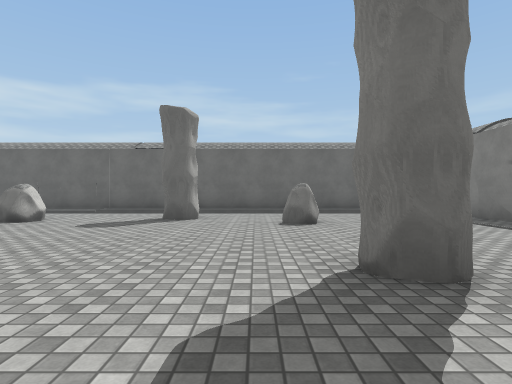
[1] (above)

17 first-person views from a walk through a Unity game level. The camera is 1.3 m above the floor, looks level and sees 80° across. The floor is counted in squares, 2 m on a side. Each view is taken from the middle of a square. On the plan, view 1 faces up. The plan holds only what a view shows up to about 10 squares ahead; the rest is blank. The place goes on beyond the plan. Surface patterns are stand-ins for the level's own textures.

[2]
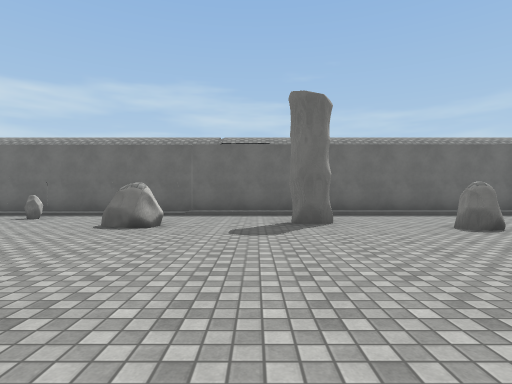

[3]
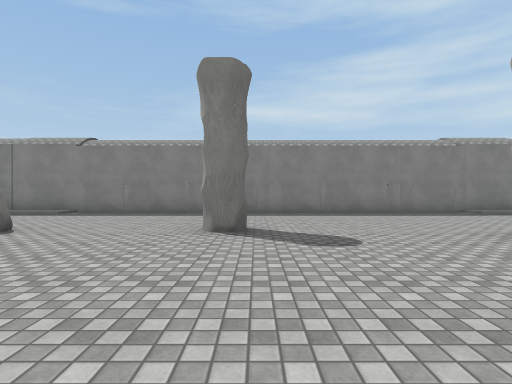

[4]
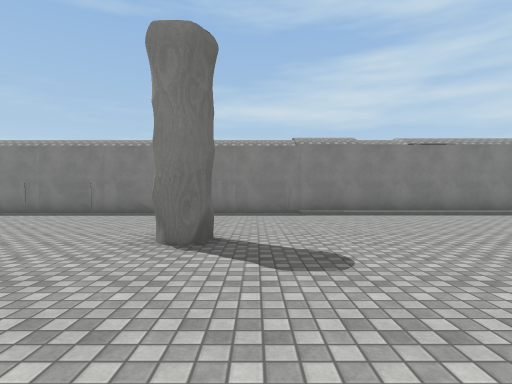

[5]
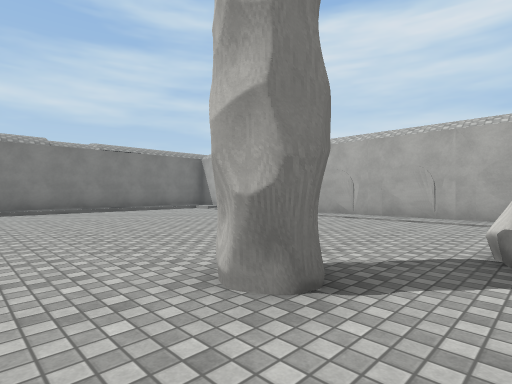

[6]
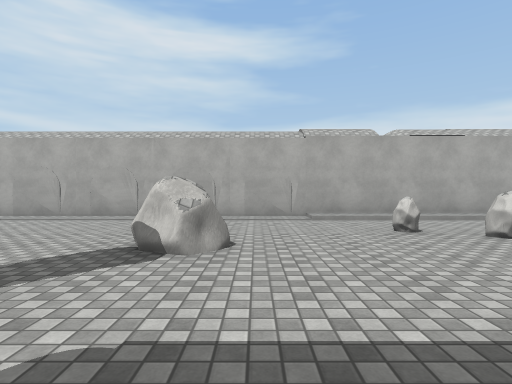

[7]
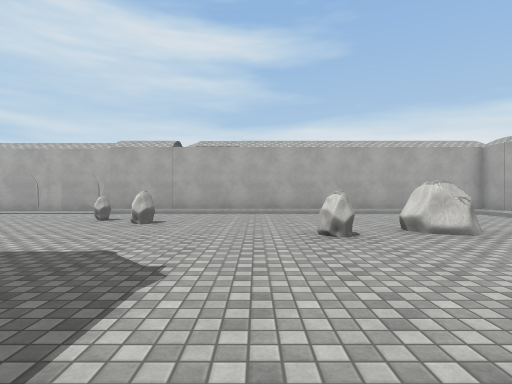

[8]
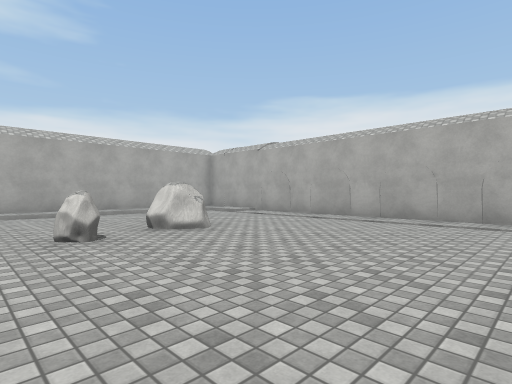

[9]
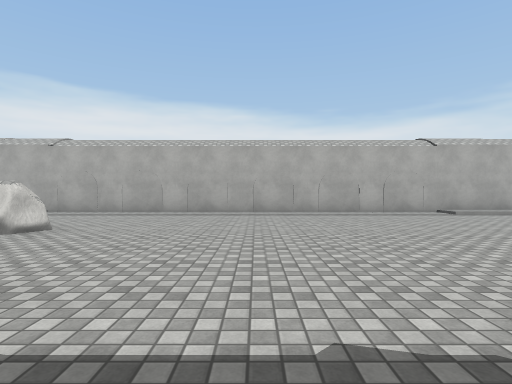

[10]
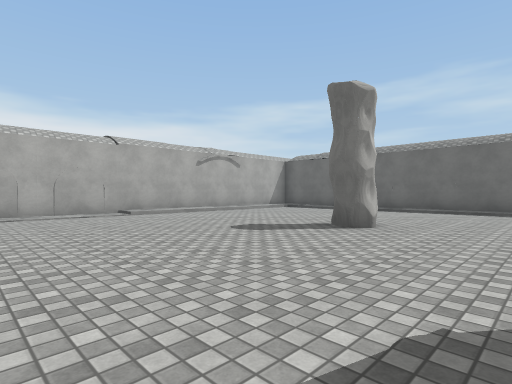

[11]
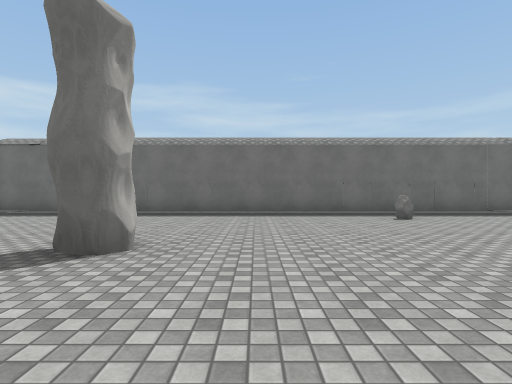

[12]
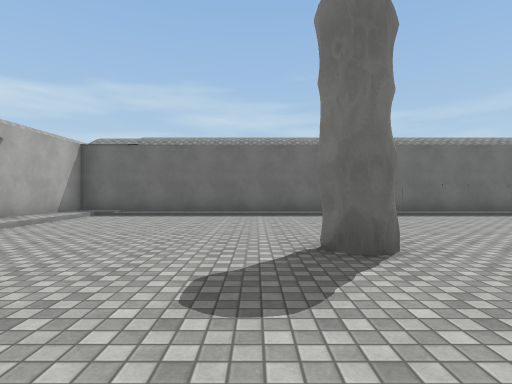

[13]
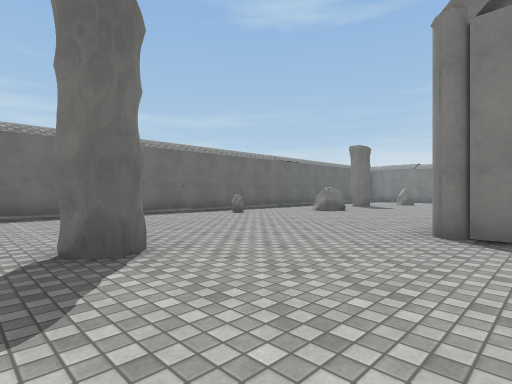

[14]
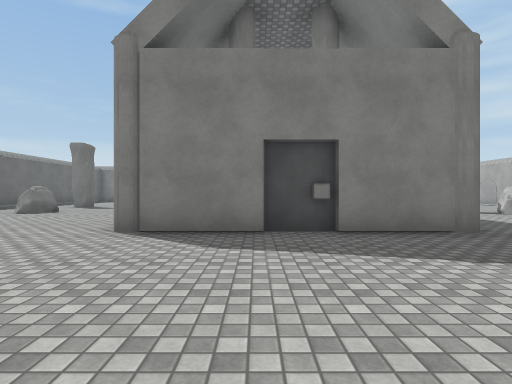

[15]
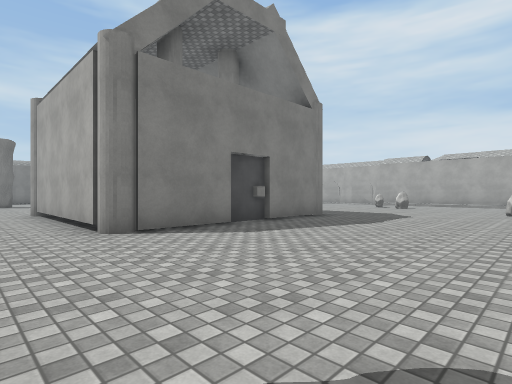

[16]
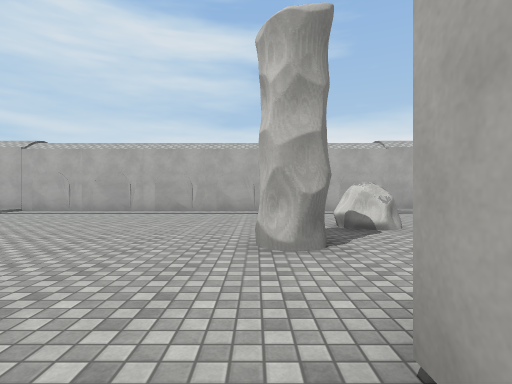

[17]
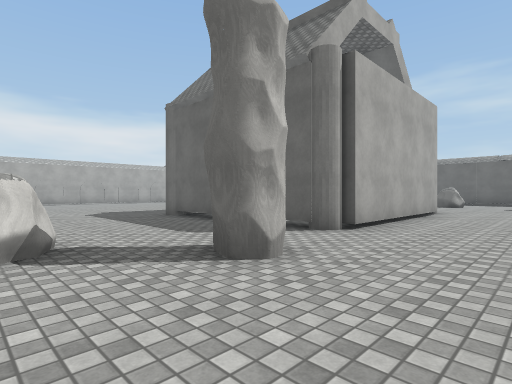

### Floor plan
Key: @ floor where view 1 was taken; # wall or solid block; . main floor; : floor 0.25 m higher than the main floor; / step, stairs or slope; R rock; C column; O other object.
Columns run from 21 left of view 1 to 6 right of it. Each row starts with its distance up from view 1.
 11 ###########################
 10 #::::::::::::::::::::::::::#
  9 #:........................:#
  8 #:...........R.....O......:#
  7 #:.............RR..#.......#
  6 # ....................R....#
  5 # .....O...................#
  4 #:.........................#
  3 #:....................O....#
  2 #..........#####C..........#
  1 #..........#   ##..........#
  0 #..........#    #....@.....#
 -1 #..........#    #..........#
 -2 #..........##  ##....O.....#
 -3 #..........C####C..........#
 -4 #..........................#
 -5 #.........................:#
 -6 #...............O#........:#
 -7 #....R.R..................:#
 -8 #... .....R....R..........:#
 -9 #... .....RR..............:#
-10 #:. ......................:#
-11 #:/ /////////............/ #
-12 ##########################

Where each view was taken, in squares from view 1:
view 1: 0 up, 0 right, facing up
view 2: 1 up, 3 left, facing up
view 3: 2 up, 4 left, facing right
view 4: 3 down, 4 left, facing right
view 5: 4 down, 6 left, facing down-right
view 6: 4 down, 7 left, facing down
view 7: 2 down, 13 left, facing down
view 8: 2 down, 13 left, facing down-left
view 9: 3 down, 11 left, facing left
view 10: 1 down, 11 left, facing up-left
view 11: 1 up, 12 left, facing up
view 12: 1 up, 15 left, facing up
view 13: 1 up, 15 left, facing up-right
view 14: 0 up, 15 left, facing right
view 15: 4 up, 15 left, facing down-right
view 16: 2 down, 4 left, facing down
view 17: 8 down, 2 left, facing up-left
